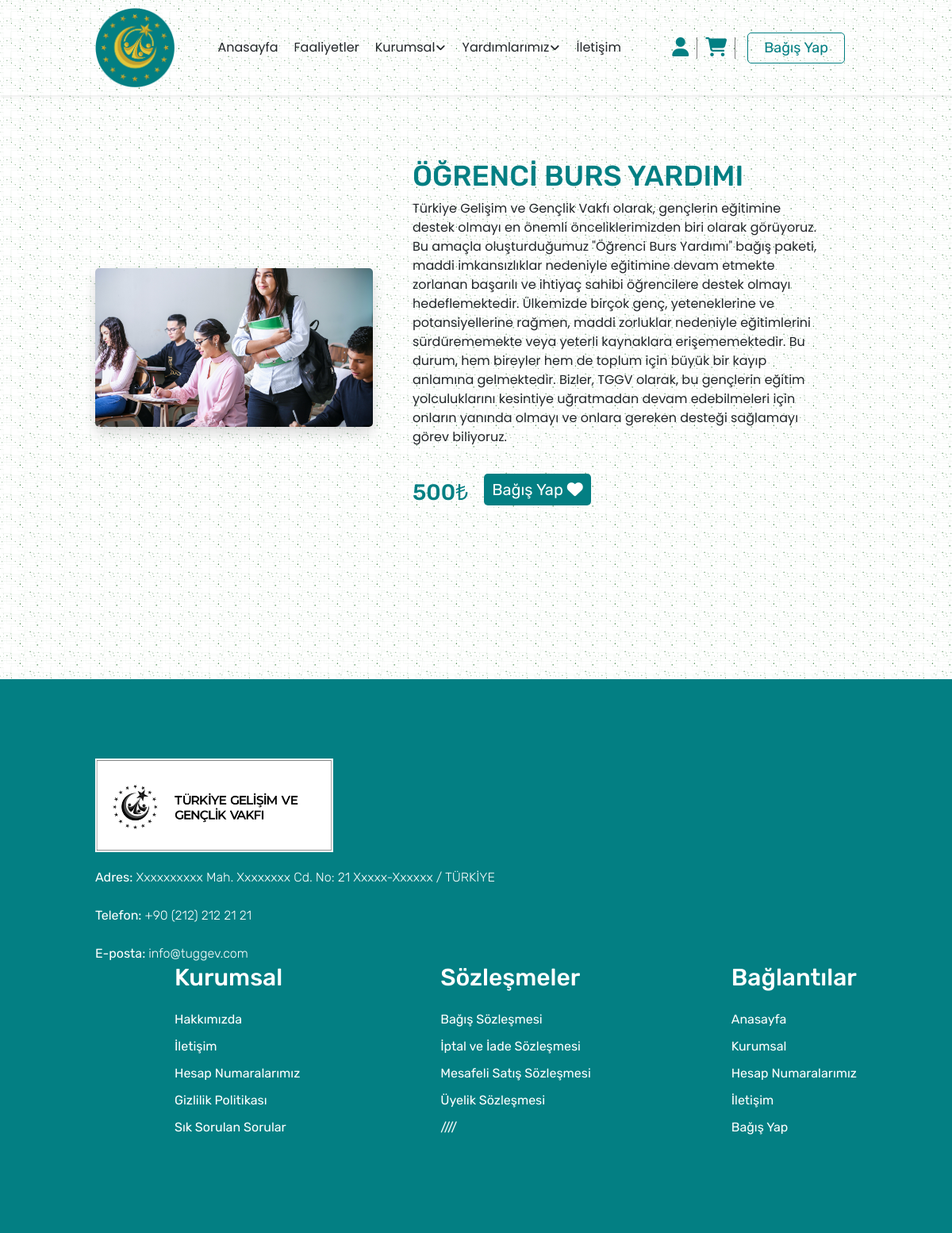
Page /bagislar/1 on the committed database.
### donations/models.py (models this page shows, shortened)
class Bagis(models.Model):
    Baslik = models.CharField(max_length=200 , null=True , blank=True)
    Aciklama = models.TextField(null=True , blank=True)
    Resim = models.ImageField(upload_to='djangouploads/donations', null=True , blank=True)
    Fiyat = models.IntegerField()

### donations/views.py (the view)
# urls.py: path('bagislar/<int:id>' , donation , name='donation')
def donation(request,id):
    data = {
        'donation' : Bagis.objects.get(id=id)
    }
    return render(request , 'donation.html' , data)

### donations/templates/donation.html
{% extends 'base.html' %}
{% load static %}
{% block head %}
<link rel="stylesheet" href="{% static 'css/donation.css'%}">
<link rel="stylesheet" href="{% static 'css/donations.css'%}">
{% endblock %}
{% block body %}
<section id="donation">
    <div class="donation-wrapper">
        <div class="donation-card shadow animbase anim05">
            <div class="card-top">
                <img src="../{{donation.Resim}}" alt="">
            </div>
        </div>
        <div class="donation">
            <h3 class="donation-title-long animbase anim03">{{donation.Baslik}}</h3>
            <p class="donation-exp animbase anim05">{{donation.Aciklama}}</p>
            <h3 class="donation-price animbase anim05">{{donation.Fiyat}}₺</h3>
                <button class="donation-btn animbase anim05">Bağış Yap <i class="fa-solid fa-heart"></i></button>
        </div>
    </div>
</section>
{% endblock %}

### main/static/css/navbar.css (style rules this page uses)
:root { --logo-color:#037F83; }

### main/static/css/footer.css (style rules this page uses)
:root { --logo-color:#037F83; }

### main/static/css/animations.css (style rules this page uses)
.animbase { opacity: 0; transform: translateY(40px); animation: moveup 0.6s linear forwards; }
.anim03 { animation-delay: 0.3s; }
.anim05 { animation-delay: 0.5s; }

### donations/static/css/donation.css (style rules this page uses)
:root { --logo-color:#037F83; }
.donation-wrapper { padding: 200px 10%; display: flex; align-items: center; justify-content: space-between; flex-wrap: wrap; }
.card-top img { border-radius: 5px; }
.donation { padding: 0 50px; flex: 40%; display: flex; align-items: center; flex-wrap: wrap; }
.donation-title-long { color: var(--logo-color); font-family: 'Rubik' , sans-serif; font-size: 36px; }
.donation-exp { font-family: 'Poppins' ,sans-serif; }

### donations/static/css/donations.css (style rules this page uses)
:root { --logo-color:#037F83; }
.donation-card { display: flex; flex-wrap: wrap; width: 350px; border-radius: 5px; cursor: pointer; margin-top: 20px; background-color: white; }
.card-top { flex: 100%; }
.card-top img { border-top-left-radius: 5px; border-top-right-radius: 5px; height: 200px; width: 350px; object-fit: cover; transition: .2s linear; }
.donation-price { font-size: 28px; font-family: 'Rubik' , sans-serif; color: #037F83; padding-right: 20px; padding-top: 25px; padding-bottom: 10px; }
.donation-btn { border: none; border-radius: 5px; color: white; background-color: var(--logo-color); font-size: 20px; padding: 5px 10px; font-family: 'Rubik' , sans-serif; }

### main/templates/base.html (style rules this page uses)
body { overflow-x: hidden; }

### rows in the picture
Bagis: Resim (picture), Baslik "ÖĞRENCİ BURS YARDIMI", Aciklama "Türkiye Gelişim ve Gençlik Vakfı olarak, gençlerin eğitimine destek olmayı en önemli önceliklerimizden biri olarak görüyoruz. Bu amaçla oluşturduğumuz \"Öğrenci Burs Yardımı\" bağış paketi, maddi imkansızlıklar nedeniyle eğitimine devam etmekte zorlanan başarılı ve ihtiyaç sahibi öğrencilere destek olmayı hedeflemektedir. Ülkemizde birçok genç, yeteneklerine ve potansiyellerine rağmen, maddi zorluklar nedeniyle eğitimlerini sürdürememekte veya yeterli kaynaklara erişememektedir. Bu durum, hem bireyler hem de toplum için büyük bir kayıp anlamına gelmektedir. Bizler, TGGV olarak, bu gençlerin eğitim yolculuklarını kesintiye uğratmadan devam edebilmeleri için onların yanında olmayı ve onlara…", Fiyat "500"
